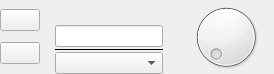
<?xml version="1.0" encoding="UTF-8"?>
<ui version="4.0">
 <class>SpinBoxA</class>
 <widget class="QWidget" name="SpinBoxA">
  <property name="geometry">
   <rect>
    <x>0</x>
    <y>0</y>
    <width>274</width>
    <height>74</height>
   </rect>
  </property>
  <property name="sizePolicy">
   <sizepolicy hsizetype="Preferred" vsizetype="Maximum">
    <horstretch>0</horstretch>
    <verstretch>0</verstretch>
   </sizepolicy>
  </property>
  <property name="windowTitle">
   <string>Form</string>
  </property>
  <layout class="QHBoxLayout" name="horizontalLayout">
   <property name="spacing">
    <number>15</number>
   </property>
   <property name="leftMargin">
    <number>0</number>
   </property>
   <property name="topMargin">
    <number>0</number>
   </property>
   <property name="rightMargin">
    <number>0</number>
   </property>
   <property name="bottomMargin">
    <number>0</number>
   </property>
   <item>
    <layout class="QVBoxLayout" name="verticalLayout">
     <property name="spacing">
      <number>2</number>
     </property>
     <item>
      <widget class="QPushButton" name="SBA_UpButton">
       <property name="sizePolicy">
        <sizepolicy hsizetype="Fixed" vsizetype="Fixed">
         <horstretch>0</horstretch>
         <verstretch>0</verstretch>
        </sizepolicy>
       </property>
       <property name="text">
        <string/>
       </property>
       <property name="autoRepeat">
        <bool>true</bool>
       </property>
       <property name="autoRepeatInterval">
        <number>20</number>
       </property>
      </widget>
     </item>
     <item>
      <widget class="QPushButton" name="SBA_DownButton">
       <property name="sizePolicy">
        <sizepolicy hsizetype="Fixed" vsizetype="Fixed">
         <horstretch>0</horstretch>
         <verstretch>0</verstretch>
        </sizepolicy>
       </property>
       <property name="text">
        <string/>
       </property>
       <property name="autoRepeat">
        <bool>true</bool>
       </property>
       <property name="autoRepeatInterval">
        <number>20</number>
       </property>
      </widget>
     </item>
    </layout>
   </item>
   <item>
    <layout class="QVBoxLayout" name="verticalLayout_2">
     <property name="spacing">
      <number>0</number>
     </property>
     <item>
      <widget class="QLabel" name="SBA_Label">
       <property name="text">
        <string/>
       </property>
      </widget>
     </item>
     <item>
      <widget class="QLineEdit" name="SBA_LineEdit">
       <property name="sizePolicy">
        <sizepolicy hsizetype="Minimum" vsizetype="Fixed">
         <horstretch>0</horstretch>
         <verstretch>0</verstretch>
        </sizepolicy>
       </property>
      </widget>
     </item>
     <item>
      <widget class="QFrame" name="SBA_Line">
       <property name="minimumSize">
        <size>
         <width>0</width>
         <height>5</height>
        </size>
       </property>
       <property name="maximumSize">
        <size>
         <width>16777215</width>
         <height>5</height>
        </size>
       </property>
       <property name="frameShape">
        <enum>QFrame::HLine</enum>
       </property>
       <property name="frameShadow">
        <enum>QFrame::Plain</enum>
       </property>
      </widget>
     </item>
     <item>
      <widget class="QComboBox" name="SBA_Combobox"/>
     </item>
    </layout>
   </item>
   <item>
    <widget class="adiscope::CompletionCircle" name="SBA_CompletionCircle"/>
   </item>
  </layout>
 </widget>
 <customwidgets>
  <customwidget>
   <class>adiscope::CompletionCircle</class>
   <extends>QDial</extends>
   <header>src/gui/completion_circle.h</header>
  </customwidget>
 </customwidgets>
 <resources/>
 <connections/>
</ui>
